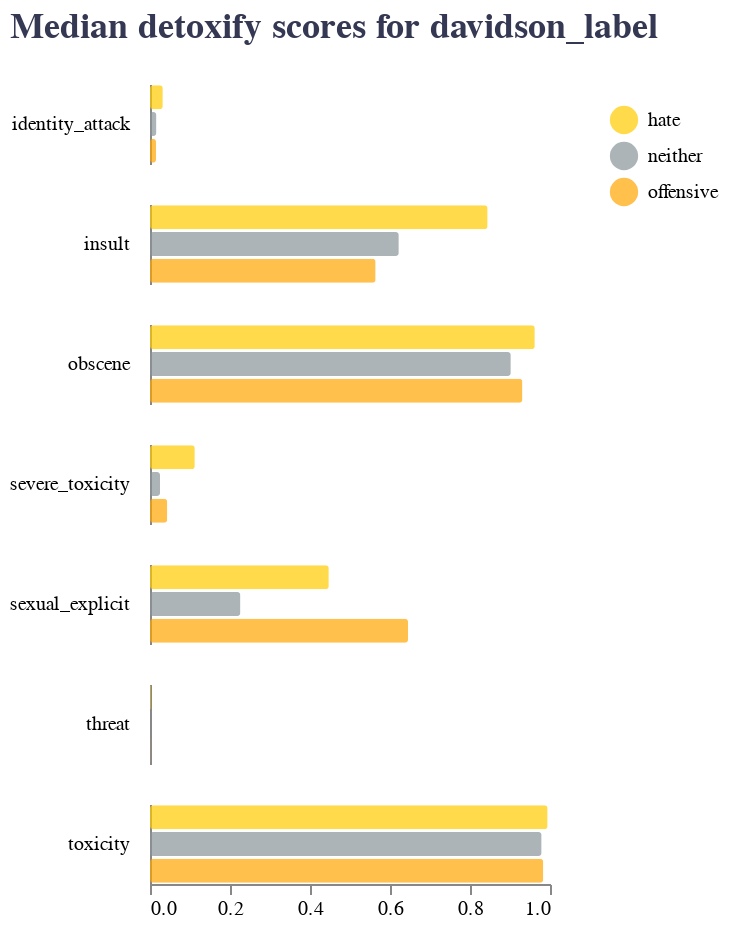

Source (notebook cell):
### Markdown cell above
</p><font face ='Nunito SemiBold' color=#FFCC00 size=5>
Are the hateful, offensive, and neither categories meaningful?
</font></p>

<p><font face='Nunito'>
Since we have the detailed Detoxify scores, are the hateful, offensive, and neither categories still useful? The median scores for each of the Detoxify attributes is generally higher for the hateful comments than for the offensive comments; the scores tend to reflect the hate, offensive, and neither categories. One notable exception is the sexual explicitness score, which is much higher (.645) for offensive comments than for hateful comments (.447). The hate/offensive/neither model tends to categorize sexually explicit comments as offensive rather than as hateful.
</font></p>

### Code cell
median_detox_hate

### Figure 1 — Vega-Lite specification as saved in the notebook (floating-point values rounded to 4 significant figures)
{"config": {"view": {"continuousWidth": 400, "continuousHeight": 300, "stroke": null}, "legend": {"cornerRadius": 10, "labelFont": "Nunito", "padding": 10, "titleFont": "Nunito Light"}, "title": {"anchor": "start", "color": "#343852", "dy": -15, "font": "Nunito", "fontSize": 18}}, "data": {"name": "data-6b7c425aa32f4b4c8797f616b4ca99f4"}, "mark": {"type": "bar", "cornerRadius": 1.5, "opacity": 0.7}, "encoding": {"color": {"field": "lang_class", "legend": {"symbolSize": 200, "symbolType": "circle", "title": null}, "scale": {"range": ["#FFCC00", "#899499", "#ffa500"]}, "type": "nominal"}, "row": {"field": "score_type", "header": {"labelAlign": "left", "labelAngle": 0, "labelPadding": 10}, "title": null, "type": "nominal"}, "tooltip": {"field": "median_score", "type": "quantitative"}, "x": {"axis": {"grid": false}, "field": "median_score", "title": null, "type": "quantitative"}, "y": {"axis": {"labels": false, "ticks": false}, "field": "lang_class", "title": null, "type": "nominal"}}, "height": 40, "title": "Median detoxify scores for davidson_label", "width": 200, "$schema": "https://vega.github.io/schema/vega-lite/v4.17.0.json", "datasets": {"data-6b7c425aa32f4b4c8797f616b4ca99f4": [{"lang_class": "hate", "score_type": "toxicity", "median_score": 0.994}, {"lang_class": "offensive", "score_type": "toxicity", "median_score": 0.983}, {"lang_class": "neither", "score_type": "toxicity", "median_score": 0.979}, {"lang_class": "hate", "score_type": "severe_toxicity", "median_score": 0.112}, {"lang_class": "offensive", "score_type": "severe_toxicity", "median_score": 0.043}, {"lang_class": "neither", "score_type": "severe_toxicity", "median_score": 0.025}, {"lang_class": "hate", "score_type": "obscene", "median_score": 0.962}, {"lang_class": "offensive", "score_type": "obscene", "median_score": 0.931}, {"lang_class": "neither", "score_type": "obscene", "median_score": 0.902}, {"lang_class": "hate", "score_type": "identity_attack", "median_score": 0.032}, {"lang_class": "offensive", "score_type": "identity_attack", "median_score": 0.015}, {"lang_class": "neither", "score_type": "identity_attack", "median_score": 0.016}, {"lang_class": "hate", "score_type": "insult", "median_score": 0.844}, {"lang_class": "offensive", "score_type": "insult", "median_score": 0.564}, {"lang_class": "neither", "score_type": "insult", "median_score": 0.622}, {"lang_class": "hate", "score_type": "threat", "median_score": 0.002}, {"lang_class": "offensive", "score_type": "threat", "median_score": 0.001}, {"lang_class": "neither", "score_type": "threat", "median_score": 0.001}, {"lang_class": "hate", "score_type": "sexual_explicit", "median_score": 0.447}, {"lang_class": "offensive", "score_type": "sexual_explicit", "median_score": 0.645}, {"lang_class": "neither", "score_type": "sexual_explicit", "median_score": 0.226}]}}
